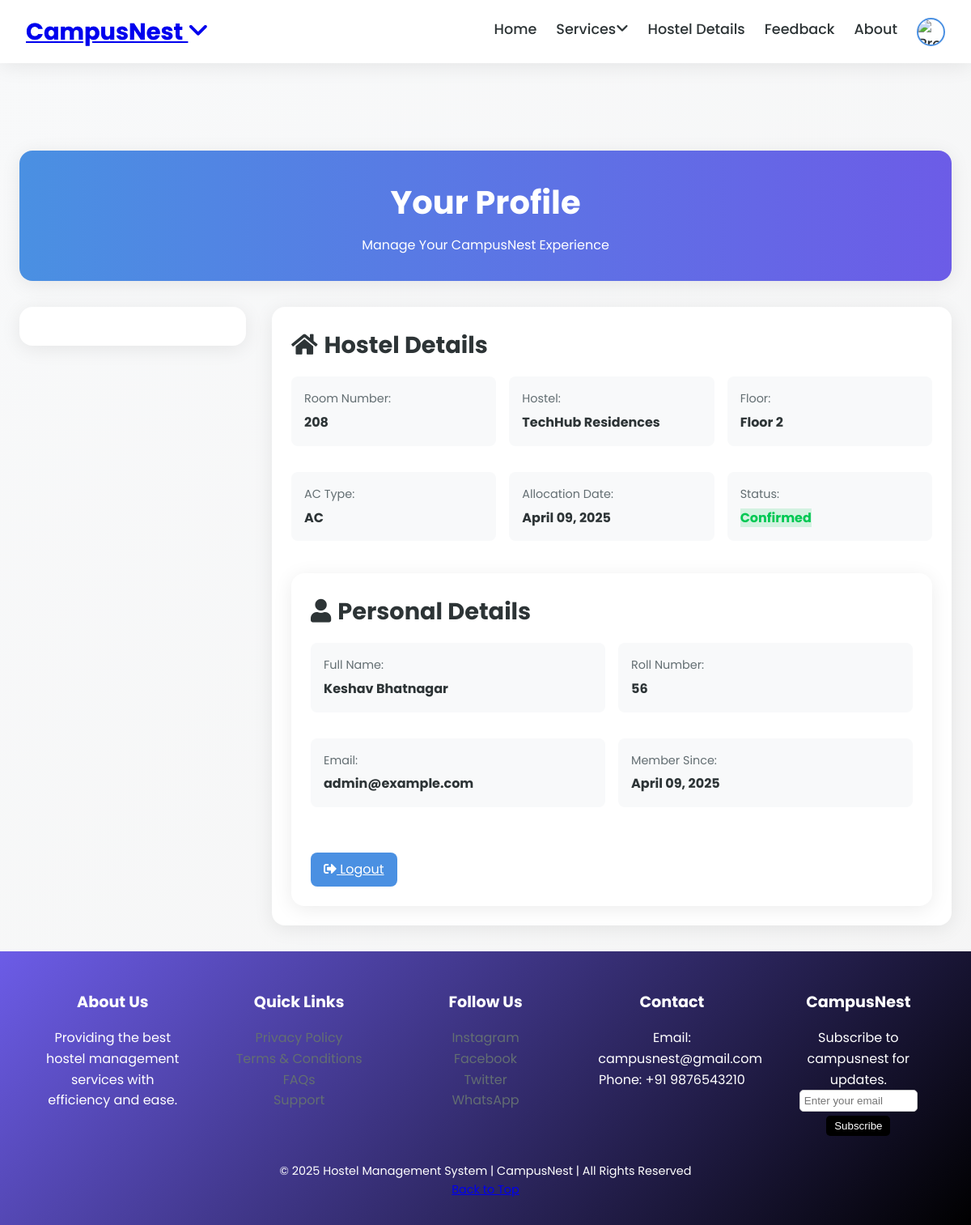
Screenshot of /profile/ (signed in) with the database file from the repository.
### Hostels/models.py (models this page shows, shortened)
class Allocation(models.Model):
    STATUS_CHOICES = (
        ('pending', 'Pending'),
        ('confirmed', 'Confirmed'),
        ('rejected', 'Rejected'),
    )
    user = models.ForeignKey(CustomUser, on_delete=models.CASCADE, related_name='allocations')
    room = models.ForeignKey(Room, on_delete=models.CASCADE, related_name='allocations')
    allocation_date = models.DateTimeField(auto_now_add=True)
    status = models.CharField(max_length=10, choices=STATUS_CHOICES, default='pending')
    class Meta:
        constraints = [
            models.UniqueConstraint(
                fields=['user'],
                condition=models.Q(status__in=['pending', 'confirmed']),
                name='unique_active_allocation_per_user'
            )
        ]

class Room(models.Model):
    ROOM_TYPES = (
        ('four', '4-Sharing'),
        ('double', 'Double Sharing'),
        ('single', 'Single Seater')
    )
    AC_TYPES = (
        ('ac', 'AC'),
        ('non_ac', 'Non-AC'),
    )
    hostel = models.ForeignKey(Hostel, on_delete=models.CASCADE, related_name='rooms')
    floor = models.PositiveIntegerField()
    room_number = models.CharField(max_length=10)
    room_type = models.CharField(max_length=10, choices=ROOM_TYPES)
    ac_type = models.CharField(max_length=10, choices=AC_TYPES)
    total_beds = models.PositiveIntegerField()
    occupied_beds = models.PositiveIntegerField(default=0)
    price = models.DecimalField(max_digits=10, decimal_places=2)
    amenities = models.TextField()
    class Meta:
        constraints = [
            models.UniqueConstraint(
                fields=['hostel', 'room_number'],
                name='unique_room_per_hostel'
            )
        ]

class Hostel(models.Model):
    name = models.CharField(max_length=100)
    total_floors = models.PositiveIntegerField()
    main_image = models.ImageField(upload_to='hostels/')
    features = models.TextField(help_text="Comma-separated list of features")

class CustomUser(AbstractUser):
    username = None  # Remove username field
    email = models.EmailField(unique=True)
    roll_number = models.CharField(max_length=20, blank=True, null=True,unique=True)  # Optional field
    USERNAME_FIELD = 'email'
    REQUIRED_FIELDS = ['first_name', 'last_name']  # roll_number is optional
    objects = CustomUserManager()

### Hostels/views.py (the view)
# urls.py: path('profile/', views.profiles, name='profile'),
def profiles(request):
    student_profile = None
    if not request.user.is_staff and not request.user.is_superuser:
        student_profile, created = StudentProfile.objects.get_or_create(user=request.user)
    allocation = request.user.allocations.select_related('room__hostel').last()
    form = ProfileUpdateForm(instance=student_profile) if student_profile else None
    return render(request, 'Rooms_profile.html', {
        'form': form,
        'allocation': allocation,
        'student_profile': student_profile
    })

### Hostels/templates/Rooms_profile.html (shortened to what this page needs)
{% extends 'Rooms_base.html' %}
{% load static %}
{% block content %}
<link rel="stylesheet" href="{% static 'css/Rooms_profile.css' %}">
<div class="profile-container">
    <header class="profile-header">
        <h1>Your Profile</h1>
        <p class="header-tagline">Manage Your CampusNest Experience</p>
    </header>
    <div class="profile-content">
        <aside class="profile-sidebar">
        </aside>
        <main class="profile-main">
            <div class="profile-section card">
                <h2><i class="fas fa-home"></i> Hostel Details</h2>
                {% if allocation %}
                <div class="details-grid">
                    <div class="detail-item">
                        <span>Room Number:</span>
                        <strong>{{ allocation.room.room_number }}</strong>
                    </div>
                    <div class="detail-item">
                        <span>Hostel:</span>
                        <strong>{{ allocation.room.hostel.name }}</strong>
                    </div>
                    <div class="detail-item">
                        <span>Floor:</span>
                        <strong>Floor {{ allocation.room.floor }}</strong>
                    </div>
                    <div class="detail-item">
                        <span>AC Type:</span>
                        <strong>{{ allocation.room.get_ac_type_display }}</strong>
                    </div>
                    <div class="detail-item">
                        <span>Allocation Date:</span>
                        <strong>{{ allocation.allocation_date|date:"F d, Y" }}</strong>
                    </div>
                    <div class="detail-item">
                        <span>Status:</span>
                        <strong class="status-{{ allocation.status }}">
                            {{ allocation.get_status_display }}
                        </strong>
                    </div>
                </div>
                {% else %}
                <div class="no-allocation">
                    <p>You don't have a room allocation yet.</p>
                    <a href="{% url 'room_allocation' %}" class="btn primary">Book a Room</a>
                </div>
                {% endif %}
            <div class="profile-section card">
                <h2><i class="fas fa-user"></i> Personal Details</h2>
                <div class="details-grid">
                    <div class="detail-item">
                        <span>Full Name:</span>
                        <strong>{{ user.get_full_name }}</strong>
                    </div>
                    <div class="detail-item">
                        <span>Roll Number:</span>
                        <strong>{{ user.roll_number }}</strong>
                    </div>
                    <div class="detail-item">
                        <span>Email:</span>
                        <strong>{{ user.email }}</strong>
                    </div>
                    <div class="detail-item">
                        <span>Member Since:</span>
                        <strong>{{ user.date_joined|date:"F d, Y" }}</strong>
                    </div>
                </div>
                <div class="profile-actions">
                    <a class="edit-btn" href="{% url 'logout' %}" class="btn logout-btn"
                    onclick="return confirm('Are you sure you want to logout?');" style="margin-top: 1rem;">
                    <i class="fas fa-sign-out-alt"></i> Logout
                </a>
                </div>
            </div>
        </main>
    </div>
</div>
{% endblock %}

### Hostels/static/css/Rooms_base.css (style rules this page uses)
:root { --primary: #4361ee; --secondary: #3a0ca3; --accent: #f72585; --success: #4CAF50; --warning: #FFD700; --danger: #d9534f; --text-dark: #2b2d42; --text-light: #8d99ae; --white: #ffffff; --light-bg: #f8f9fa; --shadow: 0 4px 15px rgba(0, 0, 0, 0.1); --shadow-hover: 0 8px 25px rgba(0, 0, 0, 0.2); --transition: all 0.3s ease; }
* { margin: 0; padding: 0; box-sizing: border-box; }
body { font-family: 'Poppins', sans-serif; background: linear-gradient(135deg, var(--light-bg), #f5f5f5); color: var(--text-dark); line-height: 1.6; }
h1, h2, h3, h4, h5 { font-weight: 700; }

### Hostels/static/css/Rooms_profile.css (style rules this page uses)
:root { --primary: #4A90E2; --secondary: #6C5CE7; --accent: #FF6B6B; --success: #00C853; --warning: #FFD600; --danger: #FF5252; --text-dark: #2D3436; --text-light: #636E72; --white: #FFFFFF; --light-bg: #F8F9FA; --shadow: 0 4px 24px rgba(0, 0, 0, 0.08); --transition: all 0.3s ease; }
.profile-container { max-width: 1200px; margin: 2rem auto; padding: 0 1.5rem; }
.profile-header { text-align: center; padding: 2rem; margin-bottom: 2rem; background: linear-gradient(90deg, var(--primary), var(--secondary)); color: var(--white); border-radius: 1rem; box-shadow: var(--shadow); transition: var(--transition); }
.profile-header h1 { font-size: 2.5rem; margin-bottom: 0.5rem; font-weight: 700; }
.profile-content { display: grid; grid-template-columns: 1fr 3fr; gap: 2rem; align-items: flex-start; }
.profile-sidebar { position: sticky; top: 2rem; background: var(--white); padding: 1.5rem; border-radius: 1rem; box-shadow: var(--shadow); transition: var(--transition); }
.edit-btn, .save-btn, .cancel-btn { padding: 0.5rem 1rem; border-radius: 0.5rem; border: none; cursor: pointer; transition: var(--transition); }
.edit-btn { background: var(--primary); color: var(--white); }
.profile-main { display: flex; flex-direction: column; gap: 2rem; }
.profile-section.card { background: var(--white); padding: 1.5rem; border-radius: 1rem; box-shadow: var(--shadow); transition: var(--transition); }
h2 { color: var(--text-dark); margin-bottom: 1rem; font-size: 1.8rem; display: flex; align-items: center; gap: 0.5rem; }
.details-grid { display: grid; grid-template-columns: repeat(auto-fit, minmax(250px, 1fr)); gap: 1rem; }
.detail-item { margin-bottom: 1rem; padding: 1rem; background: var(--light-bg); border-radius: 0.5rem; transition: var(--transition); }
.detail-item span { display: block; color: var(--text-light); font-size: 0.9rem; margin-bottom: 0.3rem; }
.status-confirmed { background: rgba(0, 200, 83, 0.15); color: var(--success); }
.profile-actions { margin-top: 1.5rem; display: flex; gap: 1rem; flex-wrap: wrap; }

### rows the page displays
Allocation: room.room_number "208", room.hostel.name "TechHub Residences", room.floor "2", room.ac_type "AC", allocation_date "April 09, 2025", status "Confirmed"
CustomUser: get_full_name "Keshav Bhatnagar", roll_number "56", email "admin@example.com", date_joined "April 09, 2025"
